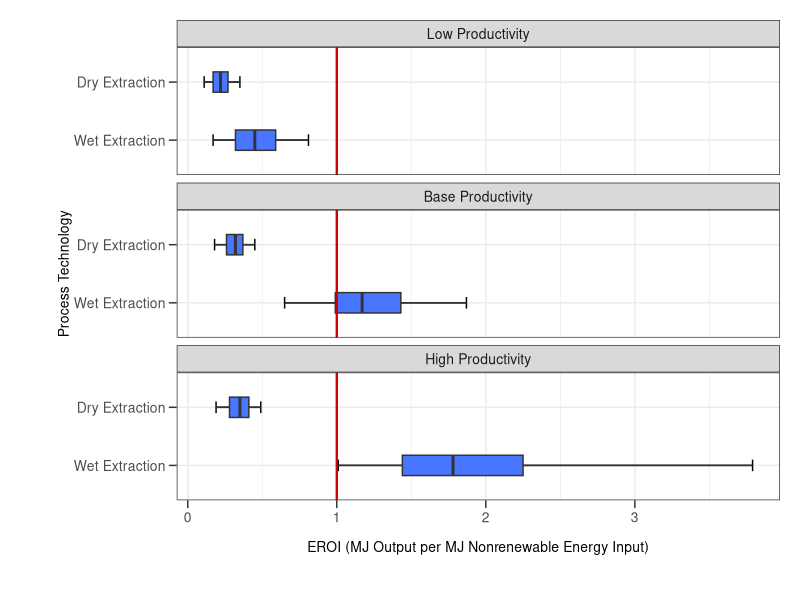

This chart was generated by the following R code:
library(ggplot2)
library(plyr)
library(grid)

#Set working directory
setwd("/Users/Deborah/documents/R_BoxPlots")
     
# do it for wet and dry extractions only
#To import data
abc <- read.table('NER12_Mar_29.csv', header=FALSE, sep=',')
colnames(abc)<- c("Productivity", "Process", "min", "Q1", "median", "Q3", "max")
abc

#order facet
abc$titles <- ordered(abc$Productivity, levels = c("Low Productivity", "Base Productivity", "High Productivity"),
              labels = c("Low Productivity", "Base Productivity", "High Productivity"))

#Draw box plots of NER values for low, base, and high productiviteis 
#Use facet_wrap

N <- ggplot(abc)
N + geom_errorbar(aes(x = Process, ymin = `min`, lower = `Q1`, middle = `median`, upper = `Q3`, ymax = `max`), stat = "identity", width = 0.2) + 
  geom_boxplot(fill="royalblue1", stat = "identity", aes(x = Process, ymin = `min`, lower = `Q1`, middle = `median`, upper = `Q3`, ymax = `max`, width = 0.35)) + 
  geom_hline(yintercept = 1, color = "#CC0000", size = 0.8) +
  facet_wrap(~ titles, ncol = 1) +
  xlim("Wet Extraction", "Dry Extraction") +
  coord_flip() + 
  theme_bw() + 
  labs(x = "\nProcess Technology", y = "\nEROI (MJ Output per MJ Nonrenewable Energy Input)") +
  theme(axis.text.y = element_text(size = 10),axis.text.x = element_text(size = 10),
       axis.title.x = element_text(size=10, vjust = 2), axis.title.y = element_text(size = 10, angle = 90, vjust = 0.3)) +
         theme(strip.text.x = element_text(size = 10)) +
         theme(axis.ticks.length = unit(.2, "cm"), plot.margin = unit(c(1, 1, 2, 2), "lines"))


